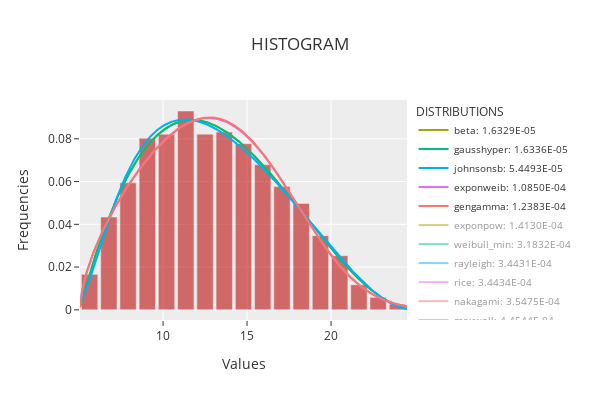

This figure's notebook cell:
### Code cell
plot_histogram_plotly(data, sorted_results, 25)

### Figure 1 — Plotly figure (JSON) as saved in the notebook; plotly's stock layout.template omitted (floating-point values rounded to 4 significant figures; data arrays with more than 128 entries replaced by an {"elided": "..."} marker saying what was removed)
{"data": [{"marker": {"color": "rgba(192, 17, 17, 0.6)"}, "name": "Data", "showlegend": false, "type": "bar", "x": [5.628, 6.773, 7.918, 9.063, 10.21, 11.35, 12.5, 13.64, 14.79, 15.93, 17.08, 18.22, 19.37, 20.51, 21.66, 22.8, 23.95], "y": [0.01659, 0.04341, 0.05939, 0.08026, 0.08218, 0.09301, 0.08218, 0.08314, 0.07773, 0.06786, 0.05764, 0.04978, 0.03467, 0.02533, 0.0117, 0.005852, 0.00262]}, {"mode": "lines", "name": "beta: 1.6329E-05", "type": "scatter", "visible": true, "x": {"elided": "1000 float values"}, "y": {"elided": "1000 float values"}}, {"mode": "lines", "name": "gausshyper: 1.6336E-05", "type": "scatter", "visible": true, "x": {"elided": "1000 float values"}, "y": {"elided": "1000 float values"}}, {"mode": "lines", "name": "johnsonsb: 5.4493E-05", "type": "scatter", "visible": true, "x": {"elided": "1000 float values"}, "y": {"elided": "1000 float values"}}, {"mode": "lines", "name": "exponweib: 1.0850E-04", "type": "scatter", "visible": true, "x": {"elided": "1000 float values"}, "y": {"elided": "1000 float values"}}, {"mode": "lines", "name": "gengamma: 1.2383E-04", "type": "scatter", "visible": true, "x": {"elided": "1000 float values"}, "y": {"elided": "1000 float values"}}, {"mode": "lines", "name": "exponpow: 1.4130E-04", "type": "scatter", "visible": "legendonly", "x": {"elided": "1000 float values"}, "y": {"elided": "1000 float values"}}, {"mode": "lines", "name": "weibull_min: 3.1832E-04", "type": "scatter", "visible": "legendonly", "x": {"elided": "1000 float values"}, "y": {"elided": "1000 float values"}}, {"mode": "lines", "name": "rayleigh: 3.4431E-04", "type": "scatter", "visible": "legendonly", "x": {"elided": "1000 float values"}, "y": {"elided": "1000 float values"}}, {"mode": "lines", "name": "rice: 3.4434E-04", "type": "scatter", "visible": "legendonly", "x": {"elided": "1000 float values"}, "y": {"elided": "1000 float values"}}, {"mode": "lines", "name": "nakagami: 3.5475E-04", "type": "scatter", "visible": "legendonly", "x": {"elided": "1000 float values"}, "y": {"elided": "1000 float values"}}, {"mode": "lines", "name": "maxwell: 4.4544E-04", "type": "scatter", "visible": "legendonly", "x": {"elided": "1000 float values"}, "y": {"elided": "1000 float values"}}, {"mode": "lines", "name": "powerlognorm: 4.7107E-04", "type": "scatter", "visible": "legendonly", "x": {"elided": "1000 float values"}, "y": {"elided": "1000 float values"}}, {"mode": "lines", "name": "foldnorm: 4.7446E-04", "type": "scatter", "visible": "legendonly", "x": {"elided": "1000 float values"}, "y": {"elided": "1000 float values"}}, {"mode": "lines", "name": "triang: 4.9872E-04", "type": "scatter", "visible": "legendonly", "x": {"elided": "1000 float values"}, "y": {"elided": "1000 float values"}}, {"mode": "lines", "name": "gennorm: 5.2566E-04", "type": "scatter", "visible": "legendonly", "x": {"elided": "1000 float values"}, "y": {"elided": "1000 float values"}}, {"mode": "lines", "name": "burr: 5.5802E-04", "type": "scatter", "visible": "legendonly", "x": {"elided": "1000 float values"}, "y": {"elided": "1000 float values"}}, {"mode": "lines", "name": "genextreme: 5.8311E-04", "type": "scatter", "visible": "legendonly", "x": {"elided": "1000 float values"}, "y": {"elided": "1000 float values"}}, {"mode": "lines", "name": "tukeylambda: 5.8610E-04", "type": "scatter", "visible": "legendonly", "x": {"elided": "1000 float values"}, "y": {"elided": "1000 float values"}}, {"mode": "lines", "name": "rdist: 5.9280E-04", "type": "scatter", "visible": "legendonly", "x": {"elided": "1000 float values"}, "y": {"elided": "1000 float values"}}, {"mode": "lines", "name": "cosine: 6.3237E-04", "type": "scatter", "visible": "legendonly", "x": {"elided": "1000 float values"}, "y": {"elided": "1000 float values"}}, {"mode": "lines", "name": "pearson3: 6.3405E-04", "type": "scatter", "visible": "legendonly", "x": {"elided": "1000 float values"}, "y": {"elided": "1000 float values"}}, {"mode": "lines", "name": "chi2: 6.3410E-04", "type": "scatter", "visible": "legendonly", "x": {"elided": "1000 float values"}, "y": {"elided": "1000 float values"}}, {"mode": "lines", "name": "erlang: 6.3410E-04", "type": "scatter", "visible": "legendonly", "x": {"elided": "1000 float values"}, "y": {"elided": "1000 float values"}}, {"mode": "lines", "name": "gamma: 6.3410E-04", "type": "scatter", "visible": "legendonly", "x": {"elided": "1000 float values"}, "y": {"elided": "1000 float values"}}, {"mode": "lines", "name": "f: 6.3467E-04", "type": "scatter", "visible": "legendonly", "x": {"elided": "1000 float values"}, "y": {"elided": "1000 float values"}}], "layout": {"bargap": 0.15, "height": 400, "legend": {"font": {"size": 10}, "orientation": "v", "title": {"text": "DISTRIBUTIONS"}, "xanchor": "left", "y": 1, "yanchor": "auto"}, "title": {"text": "HISTOGRAM"}, "width": 600, "xaxis": {"title": {"text": "Values"}}, "yaxis": {"title": {"text": "Frequencies"}}}}
